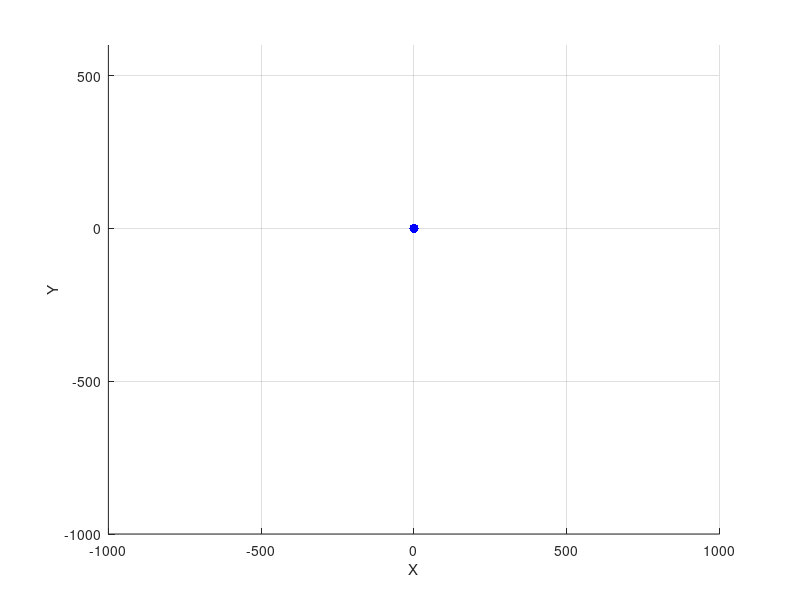

Source code (MATLAB):
function [handle] = init_figure_robot()
    
    hold on;
    
    
%% Robot joints
    
    handle.joint.neck   = plot(0,0,'b.', 'MarkerSize',20);        
    handle.joint.hip    = plot(0,0,'b.', 'MarkerSize',20);    
    handle.joint.knee   = plot(0,0,'b.', 'MarkerSize',20);
    handle.joint.ankle  = plot(0,0,'b.', 'MarkerSize',20);    
    handle.joint.toes   = plot(0,0,'b.', 'MarkerSize',20);

    
%% Segments    
    handle.segment.trunk   = line ([0,0], [0,0], 'Color', 'r');
    handle.segment.thigh   = line ([0,0], [0,0], 'Color', 'r');
    handle.segment.shang   = line ([0,0], [0,0], 'Color', 'r');
    handle.segment.foot    = line ([0,0], [0,0], 'Color', 'r');


% %% Motors
% 
%     handle.motor.Left.Hip           = line ([0,0], [0,0], 'LineWidth', 5, 'Color', [1,0,0,0.2], 'Marker', '.');
%     handle.motor.Right.Hip          = line ([0,0], [0,0], 'LineWidth', 5, 'Color', [0,0,1,0.2], 'Marker', '.');
%     handle.motor.Left.Knee          = line ([0,0], [0,0], 'LineWidth', 5, 'Color', [1,0,0,0.2], 'Marker', '.');
%     handle.motor.Right.Knee         = line ([0,0], [0,0], 'LineWidth', 5, 'Color', [0,0,1,0.2], 'Marker', '.');
%     handle.motor.Left.Ankle         = line ([0,0], [0,0], 'LineWidth', 5, 'Color', [1,0,0,0.2], 'Marker', '.');
%     handle.motor.Right.Ankle        = line ([0,0], [0,0], 'LineWidth', 5, 'Color', [0,0,1,0.2], 'Marker', '.');
%     handle.motor.Left.Hip_Knee      = line ([0,0], [0,0], 'LineWidth', 5, 'Color', [1,0,0,0.2], 'Marker', '.');
%     handle.motor.Right.Hip_Knee     = line ([0,0], [0,0], 'LineWidth', 5, 'Color', [0,0,1,0.2], 'Marker', '.');
%     handle.motor.Left.Knee_Ankle    = line ([0,0], [0,0], 'LineWidth', 5, 'Color', [1,0,0,0.2], 'Marker', '.');
%     handle.motor.Right.Knee_Ankle   = line ([0,0], [0,0], 'LineWidth', 5, 'Color', [0,0,1,0.2], 'Marker', '.');
%     
% %% Torques   
% 
%     handle.torque.Left.Knee     = plot(0,0,'ro', 'MarkerSize',0.1);    
%     handle.torque.Right.Knee    = plot(0,0,'bo', 'MarkerSize',0.1);
%     handle.torque.Left.Ankle    = plot(0,0,'ro', 'MarkerSize',0.1);
%     handle.torque.Right.Ankle   = plot(0,0,'bo', 'MarkerSize',0.1);
%     handle.torque.Left.Foot     = plot(0,0,'ro', 'MarkerSize',0.1);
%     handle.torque.Right.Foot    = plot(0,0,'bo', 'MarkerSize',0.1);
    
    axis square equal;
    grid on;
    axis([-1000, 1000, -1000, 600]);
    set(gca,'XAxisLocation','bottom','YAxisLocation','left');
    xlabel ('X');
    ylabel ('Y');   
    
end

